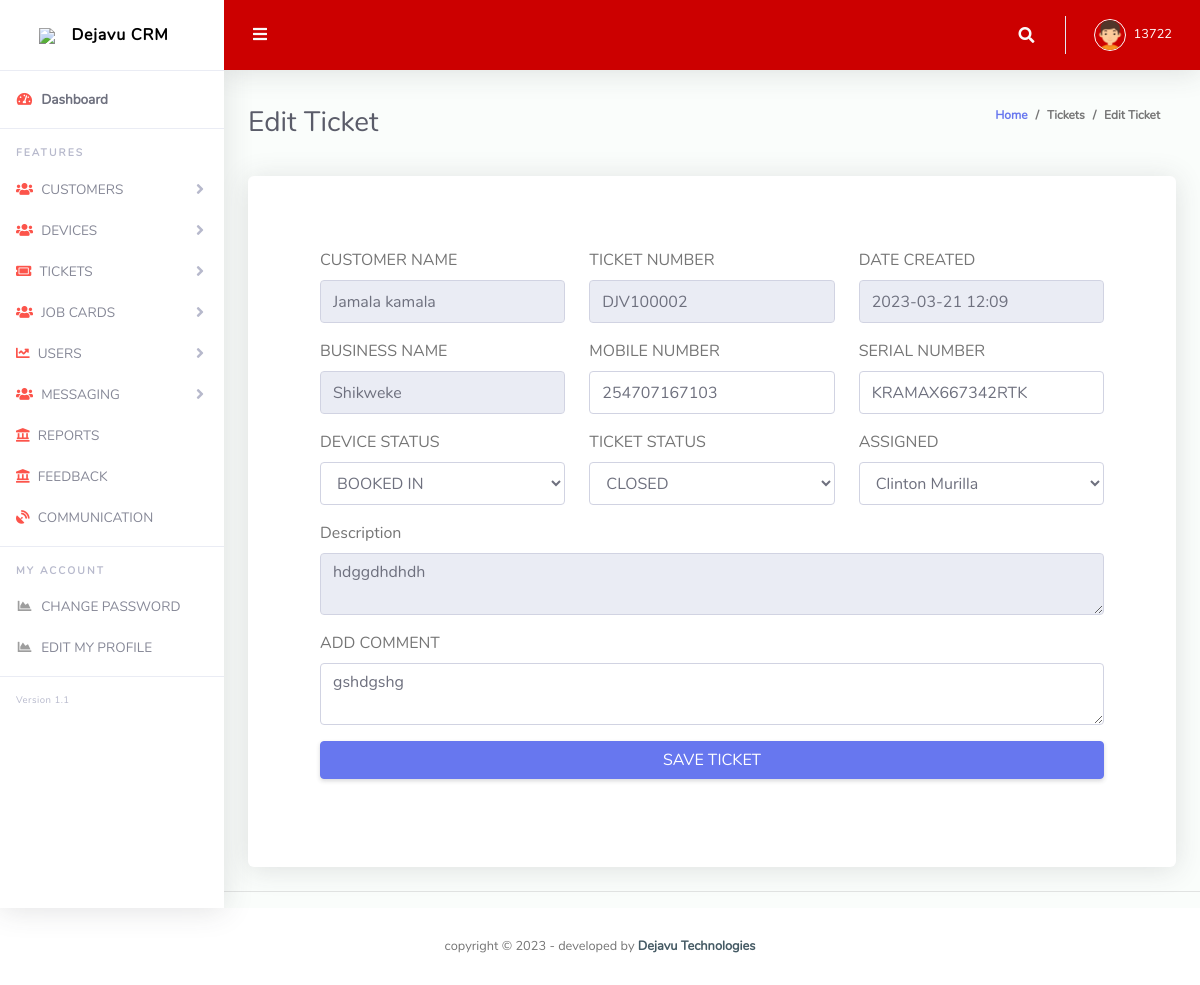
Page /admin/achild.php?id=39 (signed in) on the committed database.
### tables this page shows
CREATE TABLE `insidence` (
  `id` int(11) NOT NULL,
  `dateCreated` datetime(6) NOT NULL,
  `ticketNumber` varchar(20) NOT NULL,
  `cusName` varchar(15) DEFAULT NULL,
  `mobileNumber` varchar(20) DEFAULT NULL,
  `businessName` varchar(50) DEFAULT NULL,
  `serialNumber` longtext DEFAULT NULL,
  `source` varchar(29) DEFAULT NULL,
  `dStatus` varchar(10) NOT NULL DEFAULT current_timestamp(),
  `priority` varchar(20) DEFAULT NULL,
  `complain` longtext DEFAULT NULL,
  `createdBy` varchar(50) NOT NULL DEFAULT 'Active',
  `status` varchar(16) NOT NULL,
  `AssignedTo` varchar(20) NOT NULL,
  `resolvedAt` datetime(6) DEFAULT NULL,
  `resolvedby` varchar(20) NOT NULL,
  `ticketComment` longtext NOT NULL
);

### admin/achild.php (the view, shortened to what this page needs)
<?php
require_once($_SERVER['DOCUMENT_ROOT']."/crm/member.php");
require_once($_SERVER['DOCUMENT_ROOT']."/crm/access.php");
$db = getConnection();
if (isset($_REQUEST['id'])){
    $id = $_REQUEST['id'];
    $query2 = "SELECT * FROM insidence WHERE id = '$id'";
    $result1 = mysqli_query($db, $query2);
    $result1 = mysqli_fetch_assoc($result1);
    $Datecreated = $result1['dateCreated'];
    $ticketNumber = $result1['ticketNumber'];
    $cusname = $result1['cusName'];
    $mobileNumber =  $result1['mobileNumber'];
    $businessName =  $result1['businessName'];
    $serialNumber =  $result1['serialNumber'];
    $deviceStatus =  $result1['dStatus'];
    $Complain =  $result1['complain'];
    $status =  $result1['status'];
    $AssignedTo =  $result1['AssignedTo'];
    $comment= $result1['ticketComment'];
}
?>
<!DOCTYPE html>
<html lang="en">
<head>
  <link href="vendor/fontawesome-free/css/all.min.css" rel="stylesheet" type="text/css">
  <link href="vendor/bootstrap/css/bootstrap.min.css" rel="stylesheet" type="text/css">
  <link href="css/ruang-admin.min.css" rel="stylesheet">
  <link href="vendor/datatables/dataTables.bootstrap4.min.css" rel="stylesheet">
</head>
<body id="page-top">
  <div id="wrapper">
    <?php
      include('sidebar.php');
    ?>
    <div id="content-wrapper" class="d-flex flex-column">
      <div id="content">
        <?php
         include('topbar.php');
        ?>
        <div class="container-fluid" id="container-wrapper">
          <div class="d-sm-flex align-items-center justify-content-between mb-4">
            <h1 class="h3 mb-0 text-gray-800">Edit Ticket</h1>
            <ol class="breadcrumb">
              <li class="breadcrumb-item"><a href="./">Home</a></li>
              <li class="breadcrumb-item">Tickets</li>
              <li class="breadcrumb-item active" aria-current="page">Edit Ticket</li>
            </ol>
          </div>
<div class="card col-xl-12 col-md-12 mb-4 p-5">
          <form action="" method="POST" class="p-4">
                    <div class="row">
                      <div class="col">
                    <div class="form-group">
                      <label>CUSTOMER NAME</label>
                      <input type="text" class="form-control" id="exampleInputFirstName"
                      placeholder="Customer Name" name="cusName" value= "<?php echo $cusname; ?>" readonly>
                    </div>
                </div>
                <div class="col">
                    <div class="form-group">
                      <label>TICKET NUMBER</label>
                      <input type="text" class="form-control" id="exampleInputEmail"
                        placeholder="Ticket Number" name = "ticketNumber" required value= "<?php echo $ticketNumber; ?>" readonly>
                </div>
                </div>
                <div class="col">
                    <div class="form-group">
                      <label>DATE CREATED</label>
                      <input type="text" class="form-control" id="exampleInputEmail" pattern = "[0-9]{10,12}"
                        placeholder="Mobile Number" name = "mobileNumber" required value= "<?php  echo  substr($Datecreated,0,-10); ?>" readonly>
                </div>
                </div>
                </div>
                <div class="row">
                      <div class="col">
                    <div class="form-group">
                      <label>BUSINESS NAME</label>
                      <input type="text" class="form-control" id="exampleInputLastName"
                      placeholder="Business Name" name="businessName" value= "<?php echo $businessName; ?>" readonly>
                    </div>
                    </div>
                    <div class="col">
                    <div class="form-group">
                      <label>MOBILE NUMBER</label>
                      <input type="text" class="form-control" id="exampleInputLastName"
                      placeholder="Mobile Number" name="mobileNumber" value= "<?php echo $mobileNumber; ?>">
                    </div>
                    </div>
                    <div class="col">
                    <div class="form-group">
                      <label>SERIAL NUMBER</label>
                      <input type="text" class="form-control" id="exampleInputPassword"
                      placeholder="Device Serial Number" name="serialNumber" value= "<?php echo $serialNumber;?>" required >
                    </div>
                    </div>
                    </div>
                <div class="row">
                  <div class="col">
                    <div class="form-group">
                        <label class="label label-danger">DEVICE STATUS</label>
                        <select name="dStatus" class="form-control" id="exampleInputPassword">
                          <option><?php  echo $deviceStatus;?></option>
                        </select>
                    </div>
                  </div>
                    <div class="col">
                      <div class="form-group">
                          <label class="label label-danger">TICKET STATUS</label>
                          <select name="tStatus" class="form-control" id="exampleInputPassword">
                            <option><?php echo $status; ?></option>
                          </select>
                      </div>
                    </div>
                      <div class="col">
                          <div class="form-group">
                              <label class="label label-danger">ASSIGNED</label>
                              <select name="assigned" class="form-control" id="exampleInputPassword">
                                <option><?php echo $AssignedTo;?></option>
                              </select>
                          </div>
                        </div>
                  </div>
                  <div>
                    <div>
                      <div class="form-group">
                      <label>Description</label>
                      <textarea type="text" class="form-control" id="exampleInputPassword"
                       name="description" readonly><?php echo $Complain;?></textarea>
                    </div>
                    </div>
                    <div>
                      <div class="form-group">
                      <label>ADD COMMENT</label>
                      <textarea type="text" class="form-control" id="exampleInputPassword"
                       name="description1" ><?php echo  $comment; ?></textarea>
                    </div>
                    </div>
                    <div class="form-group">
                      <button type="submit" class="btn btn-primary btn-block" name="addETicket" >SAVE TICKET</button>
                    </div>
                  </div>
                    </div>
                    </div>
                    <hr>
        </div>
        </div>
      </div>
      <?php
        include('footer.php');
      ?>
</body>
</html>

### rows in the picture
insidence: cusName "Jamala kamala", ticketNumber "DJV100002", mobileNumber "2023-03-21 12:09", businessName "Shikweke", mobileNumber "254707167103", serialNumber "KRAMAX667342RTK", dStatus "BOOKED IN", tStatus "CLOSED", assigned "Clinton Murilla", description "hdggdhdhdh", description1 "gshdgshg"

### other values in the picture
$_SESSION['username'] "13722"
